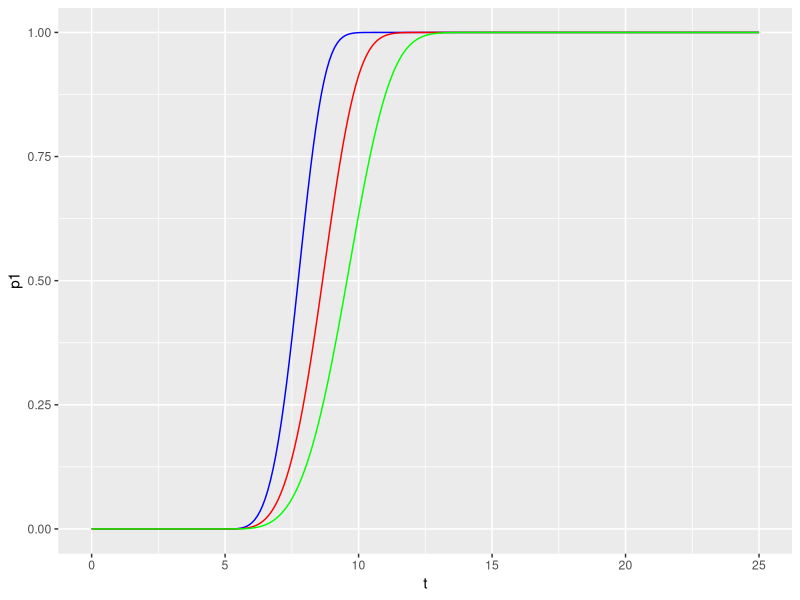

The R source for this figure: (Note: this script raises an error after producing the figure.)
library(tidyverse)

ind_test_sensitivity <- function(t,scale,shape, position) {
  return(
    ifelse(t - position < 0, 0,
           1 - exp(-((t - position) / scale)^shape))
  )
}




plotdata <- data_frame(t = seq(0,25,0.1), 
                       p1 = ind_test_sensitivity(t = seq(0,25,0.1), scale = 3, shape = 4, position = 5),
                       p2 = ind_test_sensitivity(t = seq(0,25,0.1), scale = 4, shape = 4, position = 5),
                       p3 = ind_test_sensitivity(t = seq(0,25,0.1), scale = 5, shape = 4, position = 5))

plotdata %>%
  ggplot(data = .) + 
  geom_line(aes(x = t, y = p1), colour = "blue") + 
  geom_line(aes(x = t, y = p2), colour = "red") + 
  geom_line(aes(x = t, y = p3), colour = "green")



ind_likelihood_negative <- function(t,scale,shape, position) {
  return(
    ifelse(t - position < 0, 0,
           1 - exp(-((t - position) / scale)^shape))
  )
}

is.even <- function(x) x %% 2 == 0

generate_likelihoods_negative <- function(t, scale, shape, mean_position, sd_position, n) {
  #positions <- rnorm(n = n, mean = mean_position, sd = sd_position)
  positions[1] <- mean_position
  if (is.even(n)) {
    for (i in 2:n/2) {
      position[i] <- positions[i-1] + 1/pnorm(q = positions[i-1], mean = mean_position, sd = sd_position)
    }
  } else {stop("n must be even")}
  
  
  likelihoods <- matrix(nrow = length(t), ncol = n+1)
  likelihoods[,1] <- t
  for(i in 1:n) {
    likelihoods[,i+1] <- ind_likelihood_negative(t = t, scale = scale, shape = shape, position = positions[i])
  }
  likelihoods <- as_data_frame(likelihoods)
  colnames(likelihoods) <- c("t", paste("N",1:n, sep = ""))
  return(likelihoods)
}

df <- generate_likelihoods_negative(t = seq(0,25,0.1), scale = 7, shape = 4, mean_position = 6, sd_position = 4, n = 10)
  
plot_likelihoods_neg <- function(t, scale, shape, mean_position, sd_position, n) {
  likelihoods <- generate_likelihoods_negative(t = t, scale = scale, shape = shape, mean_position = mean_position, sd_position = sd_position, n = n)
  plot <- ggplot(data = likelihoods)
  cnames <- colnames(likelihoods)
  for (i in 2:n+1) {
    plot <- plot + geom_line(aes_string(x = "t", y = cnames[i]))
  }
  return(plot)
  }